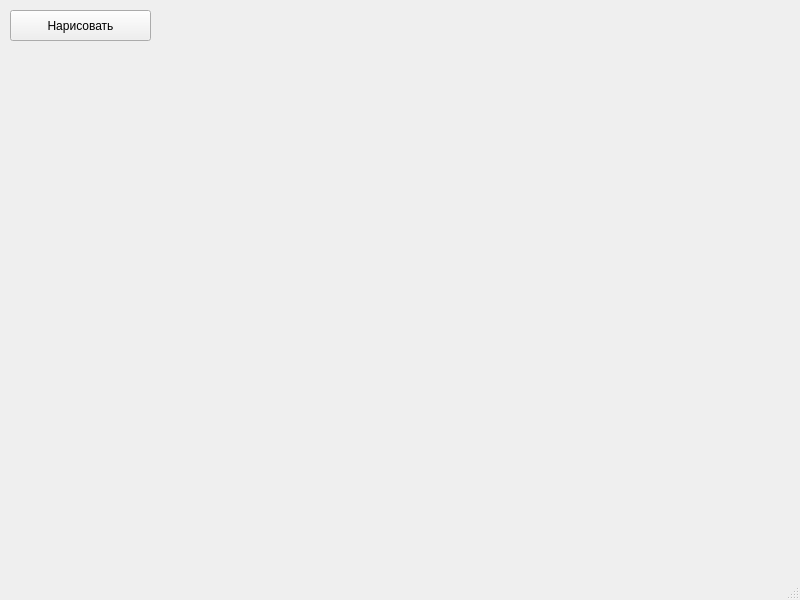
<?xml version="1.0" encoding="UTF-8"?>
<ui version="4.0">
 <class>MainWindow</class>
 <widget class="QMainWindow" name="MainWindow">
  <property name="geometry">
   <rect>
    <x>0</x>
    <y>0</y>
    <width>800</width>
    <height>600</height>
   </rect>
  </property>
  <property name="windowTitle">
   <string>Желтые окружности</string>
  </property>
  <widget class="QWidget" name="centralwidget">
   <widget class="QPushButton" name="btn">
    <property name="geometry">
     <rect>
      <x>10</x>
      <y>10</y>
      <width>141</width>
      <height>31</height>
     </rect>
    </property>
    <property name="font">
     <font>
      <pointsize>9</pointsize>
     </font>
    </property>
    <property name="text">
     <string>Нарисовать</string>
    </property>
   </widget>
  </widget>
  <widget class="QMenuBar" name="menubar">
   <property name="geometry">
    <rect>
     <x>0</x>
     <y>0</y>
     <width>800</width>
     <height>21</height>
    </rect>
   </property>
  </widget>
  <widget class="QStatusBar" name="statusbar"/>
 </widget>
 <resources/>
 <connections/>
</ui>
